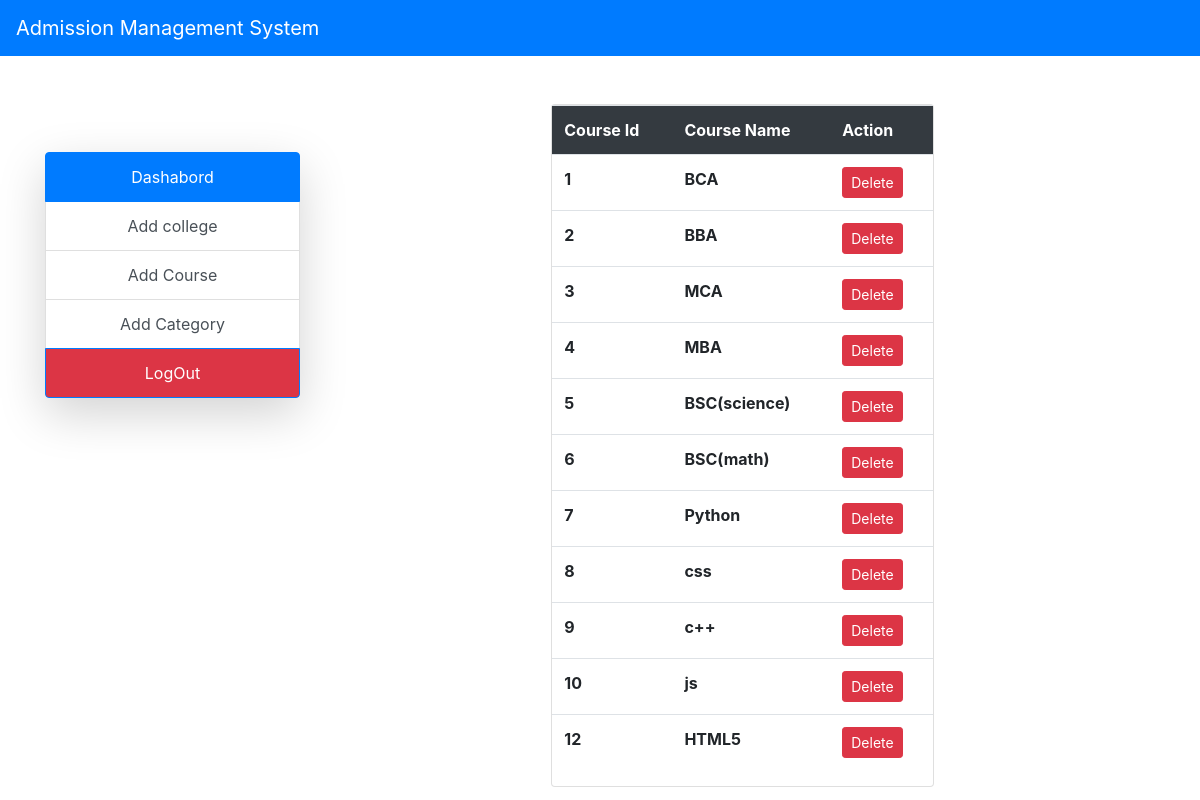
Screenshot of /director/all_course (signed in) with the database file from the repository.
### admission/models.py (models this page shows, shortened)
class Course(models.Model):
    course_id = models.AutoField(primary_key=True)
    course_name = models.CharField(max_length=200)

### admission/views.py (the view)
# urls.py: path('director/all_course',views.all_course,name="all_course"),
def all_course(r):
    if not r.session.has_key('login'):
        return redirect(login)
    data = {"course":Course.objects.all()}
    return render(r,'director/all_course.html',data)

### templates/director/all_course.html
{% extends 'director/base.html' %}
{% block side %}
   {{ block.super }}
{% endblock %}
{% block content %}
   <div class="container">
     <div class="row">
         <div class="col-lg-6 mx-auto">
         <div class="card">
             <table class="table table-hover">
                 <tr class="bg-dark text-white">
                     <th>Course Id</th>
                     <th>Course Name</th>
                     <th>Action</th>
                 </tr>
           {% for x in course %}
                 <tr>
                     <th>{{ x.course_id }}</th>
                     <th>{{ x.course_name}}</th>
                     <td><a href="{% url 'dcourse' x.course_id %}" class="btn btn-sm btn-danger">Delete</a></td>
                 </tr>
            {% endfor %}
             </table>
         </div>
         </div>
     </div>
   </div>
{% endblock %}

### templates/director/base.html (shortened to what this page needs)
<!DOCTYPE html>
<html lang="en">
<head>
    {% load static %}
    <link rel="stylesheet" href="{% static 'bootstrap.css' %}">
</head>
<body>
<nav class="navbar navbar-expand-lg navbar-dark bg-primary">
    <a href="" class="navbar-brand">Admission Management System</a>
</nav>
<div class="container mt-5">
    <div class="row">
        <div class="col-lg-3 mt-5">
            {% block side %}
                <div class="card border-0 shadow-lg">
               <div class="list-group">
                   <a href="{% url 'dashabord' %}" class="list-group list-group-item list-group-item-action active text-center">Dashabord</a>
                   <a href="{% url 'add_col' %}" class="list-group list-group-item list-group-item-action  text-center">Add college</a>
                   <a href="{% url 'add_course' %}" class="list-group list-group-item list-group-item-action text-center">Add Course</a>
                   <a href="{% url 'add_category' %}" class="list-group list-group-item list-group-item-action  text-center">Add Category</a>
                   <a href="{% url 'logout' %}" class="list-group list-group-item list-group-item-action bg-danger text-center active">LogOut</a>
               </div>
                </div>
            {% endblock %}
        </div>
    <div class="col-lg-9">
        {% block content %} {% endblock %}
    </div>
    </div>
</div>
</body>
</html>

### rows the page displays
Course: course_id "1", course_name "BCA"
Course: course_id "2", course_name "BBA"
Course: course_id "3", course_name "MCA"
Course: course_id "4", course_name "MBA"
Course: course_id "5", course_name "BSC(science)"
Course: course_id "6", course_name "BSC(math)"
Course: course_id "7", course_name "Python"
Course: course_id "8", course_name "css"
Course: course_id "9", course_name "c++"
Course: course_id "10", course_name "js"
Course: course_id "12", course_name "HTML5"
